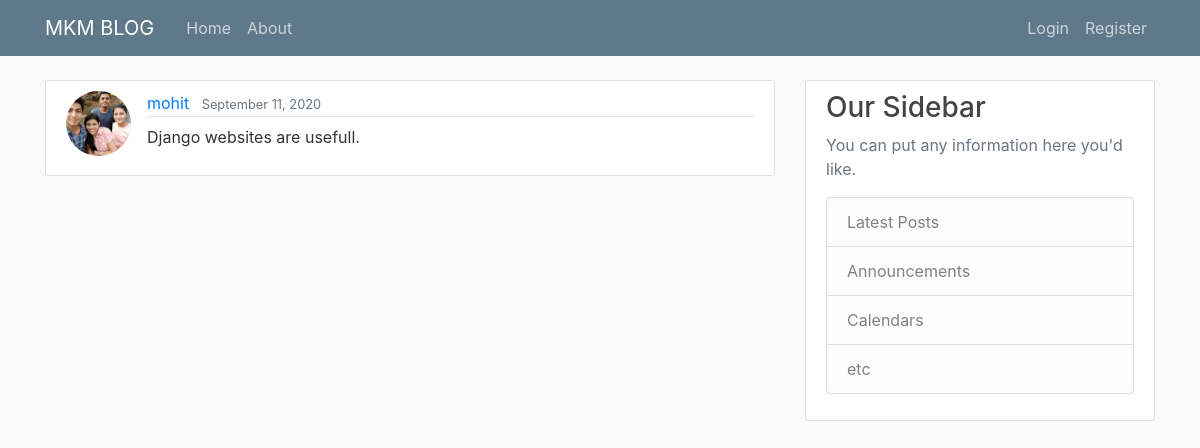
/blog/post/10, run on the app's committed database.
### blog/models.py (models this page shows, shortened)
class Post(models.Model) :
    title = models.CharField(max_length = 120)
    content = models.TextField()
    date_posted = models.DateTimeField(default = timezone.now )
    author = models.ForeignKey(User, on_delete=models.CASCADE )

### users/models.py (models this page shows, shortened)
class Profile(models.Model):
    user = models.OneToOneField(User, on_delete=models.CASCADE)
    image = models.ImageField(default='default.jpg', upload_to="profile_pics")

### blog/views.py (the view)
# urls.py: path('post/<int:pk>',PostDetailView.as_view(), name='post-detail' ),
class PostDetailView(DetailView):
    model = Post

### blog/templates/blog/post_detail.html (shortened to what this page needs)
{% extends 'blog/base.html'%}
{% block content %}
        <article class="media content-section">
        <img class = "rounded-circle article-img" src="{{ object.author.profile.image.url }}">
        <div class="media-body">
            <div class="article-metadata">
            <a class="mr-2" href="{% url 'user-posts' object.author.username %}">{{ object.author }}</a>
            <small class="text-muted">{{ object.date_posted | date:"F d, Y" }}</small>
            </div>
            <p class="article-content">{{ object.content }}</p>
        </div>
        </article>
{% endblock content %}

### blog/static/blog/main.css (style rules this page uses)
body { background: #fafafa; color: #333333; margin-top: 5rem; }
.content-section { background: #ffffff; padding: 10px 20px; border: 1px solid #dddddd; border-radius: 3px; margin-bottom: 20px; }
.article-content { white-space: pre-line; }
.article-img { height: 65px; width: 65px; margin-right: 16px; }
.article-metadata { padding-bottom: 1px; margin-bottom: 4px; border-bottom: 1px solid #e3e3e3 }

### data on the page
Post: author.profile.image (picture), author "mohit", date_posted "September 11, 2020", content "Django websites are usefull."
